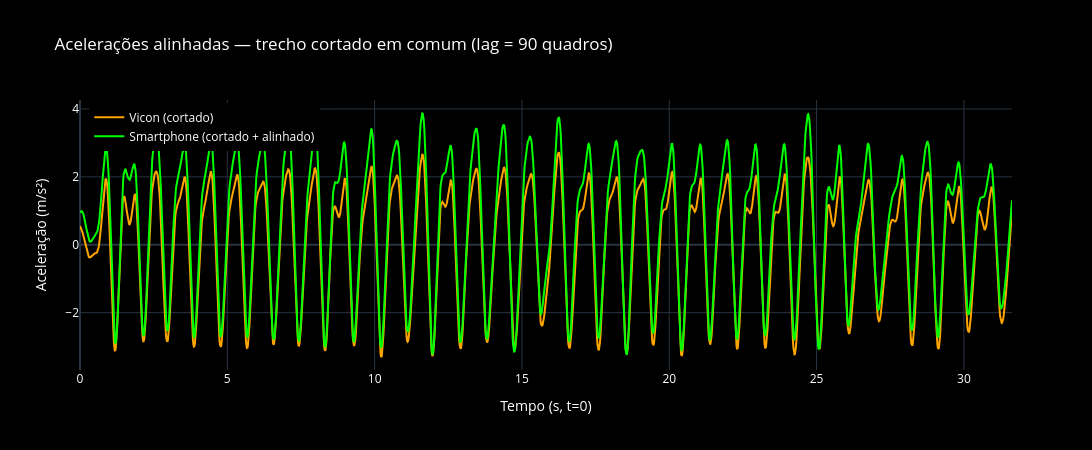

The cell this chart's notebook holds for it:
### Code cell
# =====================================================
# Alinhamento — cross-correlation nos dados CORTADOS
# Tempo absoluto SP e Vicon são diferentes → usa tempo RELATIVO ao corte
# =====================================================

if not corte_manual_aplicado:
    raise RuntimeError(
        "Execute a célula de corte manual (4 cliques) antes desta célula."
    )

t_sp_abs = np.asarray(New_Time_sp, dtype=float)
y_sp_full = np.asarray(Signal_filtered_sp, dtype=float)
t_vc_abs = np.asarray(New_Time_vc, dtype=float)
y_vc_full = np.asarray(acc_vicon_filt_m_s2, dtype=float)

print(f"[corte] Smartphone: {t_corte_sp[0]:.3f} → {t_corte_sp[1]:.3f} s ({len(t_sp_abs)} amostras)")
print(f"[corte] Vicon:      {t_corte_vc[0]:.3f} → {t_corte_vc[1]:.3f} s ({len(t_vc_abs)} amostras)")

# Tempo RELATIVO a cada corte (t=0 no início do recorte) — bases temporais diferentes!
t_sp_rel = t_sp_abs - t_sp_abs[0]
t_vc_rel = t_vc_abs - t_vc_abs[0]

if len(t_sp_abs) != len(y_sp_full) or len(t_vc_abs) != len(y_vc_full):
    raise ValueError(
        f"Tamanhos inconsistentes — reexecute a célula de corte (4 cliques): "
        f"SP tempo={len(t_sp_abs)} sinal={len(y_sp_full)}, "
        f"Vicon tempo={len(t_vc_abs)} sinal={len(y_vc_full)}."
    )

dur_sp = float(t_sp_rel[-1])
dur_vc = float(t_vc_rel[-1])

# Mesma grade 60 Hz após o corte → trecho comum = primeiros N amostras (evita NaN do arange)
n_comum = int(min(len(y_sp_full), len(y_vc_full)))
dur_comum = float((n_comum - 1) * dt) if n_comum > 1 else 0.0

if dur_comum < 20.0:
    raise ValueError(
        f"Cortes muito curtos: SP={dur_sp:.2f}s, Vicon={dur_vc:.2f}s, comum={dur_comum:.2f}s. "
        "Refaça os cliques para ter pelo menos 20 s em cada um."
    )

t_comum = np.arange(n_comum, dtype=float) * dt
sp_c = np.asarray(y_sp_full[:n_comum], dtype=float)
vc_c = np.asarray(y_vc_full[:n_comum], dtype=float)

if np.any(~np.isfinite(sp_c)) or np.any(~np.isfinite(vc_c)):
    raise ValueError(
        "Sinal cortado contém NaN/Inf. Reexecute a célula de corte (4 cliques) e depois esta."
    )

print(f"[corte] Cross-corr no trecho comum: {len(t_comum)} amostras = {dur_comum:.2f} s")

# Sem inverter sinal — mesmo sinal do gráfico de corte
inverter_sp = False
sp_uso = sp_c.copy()

r0, _ = pearsonr(sp_uso, vc_c)
print(f"[info] Pearson bruto (sem inverter): {r0:.3f}")

sp_n = sp_uso - np.mean(sp_uso)
vc_n = vc_c - np.mean(vc_c)

# Cross-correlation (convenção Equação_utt)
corr = correlate(sp_n, vc_n, mode="full")
lag_idx = int(np.argmax(corr) - (len(sp_n) - 1))
max_lag = int(min(15 * fs, len(sp_n) // 2))
lag_idx = int(np.clip(lag_idx, -max_lag, max_lag))


def _aplicar_lag_equacao(sp, vc, t, lag):
    """Mesma lógica do Equação_utt.ipynb após correlate."""
    sp = np.asarray(sp, dtype=float)
    vc = np.asarray(vc, dtype=float)
    t = np.asarray(t, dtype=float)
    if lag > 0:
        sp_a = sp[lag:]
        vc_a = vc[: len(sp_a)]
        t_a = t[: len(sp_a)]
    elif lag < 0:
        vc_a = vc[-lag:]
        sp_a = sp[: len(vc_a)]
        t_a = t[: len(vc_a)]
    else:
        sp_a, vc_a, t_a = sp, vc, t
    return t_a, sp_a, vc_a


# Testa lag e -lag; fica o melhor Pearson
melhor = None
for lag_try in (lag_idx, -lag_idx):
    t_a, sp_a, vc_a = _aplicar_lag_equacao(sp_uso, vc_c, t_comum, lag_try)
    if len(sp_a) < int(0.5 * fs):
        continue
    r_try, _ = pearsonr(sp_a, vc_a)
    if melhor is None or r_try > melhor[0]:
        melhor = (r_try, lag_try, t_a, sp_a, vc_a)

if melhor is None:
    raise ValueError("Alinhamento falhou nos dados cortados.")

r_val, lag_idx, t_al, sp_alinhado, y_vc_plot = melhor
align_shift_s = float(lag_idx) * dt  # para exportação no eixo do Vicon

t_plot = t_al - t_al[0]
print(f"Lag aplicado: {lag_idx} quadros ({align_shift_s:.3f} s)")
print(f"Correlação de Pearson (após alinhar): {r_val:.3f}")

fig_alinhado = go.Figure()
fig_alinhado.add_trace(go.Scatter(
    x=t_plot, y=y_vc_plot, mode="lines", name="Vicon (cortado)",
    line=dict(color="orange", width=2),
))
fig_alinhado.add_trace(go.Scatter(
    x=t_plot, y=sp_alinhado, mode="lines", name="Smartphone (cortado + alinhado)",
    line=dict(color="lime", width=2),
))
fig_alinhado.update_layout(
    title=f"Acelerações alinhadas — trecho cortado em comum (lag = {lag_idx} quadros)",
    xaxis_title="Tempo (s, t=0)",
    yaxis_title="Aceleração (m/s²)",
    template="plotly_dark",
    width=1500,
    height=450,
    plot_bgcolor="black",
    paper_bgcolor="black",
    font=dict(color="white"),
    legend=dict(x=0.01, y=0.99),
)
fig_alinhado.show()

### Figure 1 — Plotly figure (JSON) as saved in the notebook; plotly's stock layout.template omitted (floating-point values rounded to 4 significant figures; data arrays with more than 128 entries replaced by an {"elided": "..."} marker saying what was removed)
{"data": [{"line": {"color": "orange", "width": 2}, "mode": "lines", "name": "Vicon (cortado)", "type": "scatter", "x": {"elided": "1899 float values"}, "y": {"elided": "1899 float values"}}, {"line": {"color": "lime", "width": 2}, "mode": "lines", "name": "Smartphone (cortado + alinhado)", "type": "scatter", "x": {"elided": "1899 float values"}, "y": {"elided": "1899 float values"}}], "layout": {"font": {"color": "white"}, "height": 450, "legend": {"x": 0.01, "y": 0.99}, "paper_bgcolor": "black", "plot_bgcolor": "black", "title": {"text": "Acelerações alinhadas — trecho cortado em comum (lag = 90 quadros)"}, "width": 1500, "xaxis": {"title": {"text": "Tempo (s, t=0)"}}, "yaxis": {"title": {"text": "Aceleração (m/s²)"}}}}
